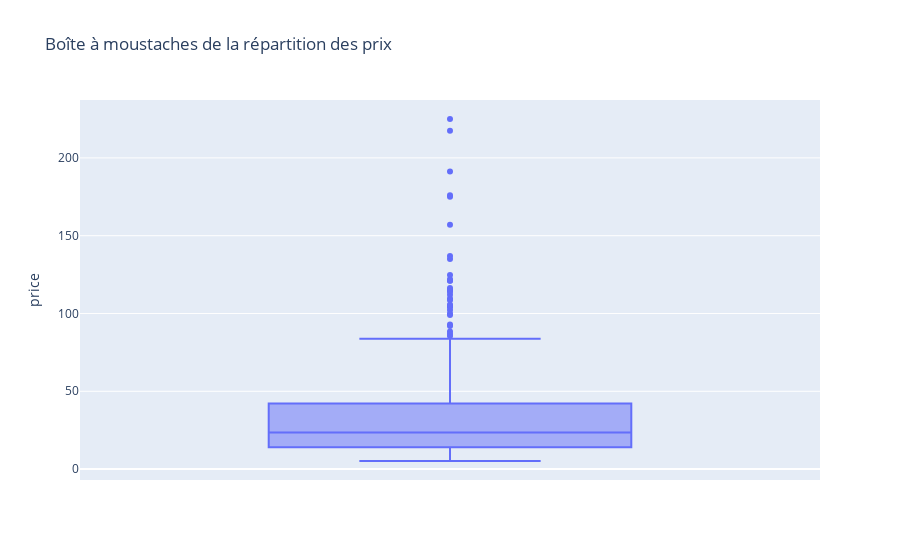

The notebook cell this image was saved under:
### Code cell
#Autre méthode avec plotly express
import plotly.express as px

fig = px.box(df_final, y='price', title='Boîte à moustaches de la répartition des prix')

# Afficher le graphique
fig.show()

### Figure 1 — Plotly figure (JSON) as saved in the notebook; plotly's stock layout.template omitted (floating-point values rounded to 4 significant figures; data arrays with more than 128 entries replaced by an {"elided": "..."} marker saying what was removed)
{"data": [{"alignmentgroup": "True", "hovertemplate": "price=%{y}<extra></extra>", "legendgroup": "", "marker": {"color": "#636efa"}, "name": "", "notched": false, "offsetgroup": "", "orientation": "v", "showlegend": false, "type": "box", "x0": " ", "xaxis": "x", "y": {"elided": "714 float values"}, "y0": " ", "yaxis": "y"}], "layout": {"boxmode": "group", "legend": {"tracegroupgap": 0}, "title": {"text": "Boîte à moustaches de la répartition des prix"}, "xaxis": {"anchor": "y", "domain": [0, 1]}, "yaxis": {"anchor": "x", "domain": [0, 1], "title": {"text": "price"}}}}
